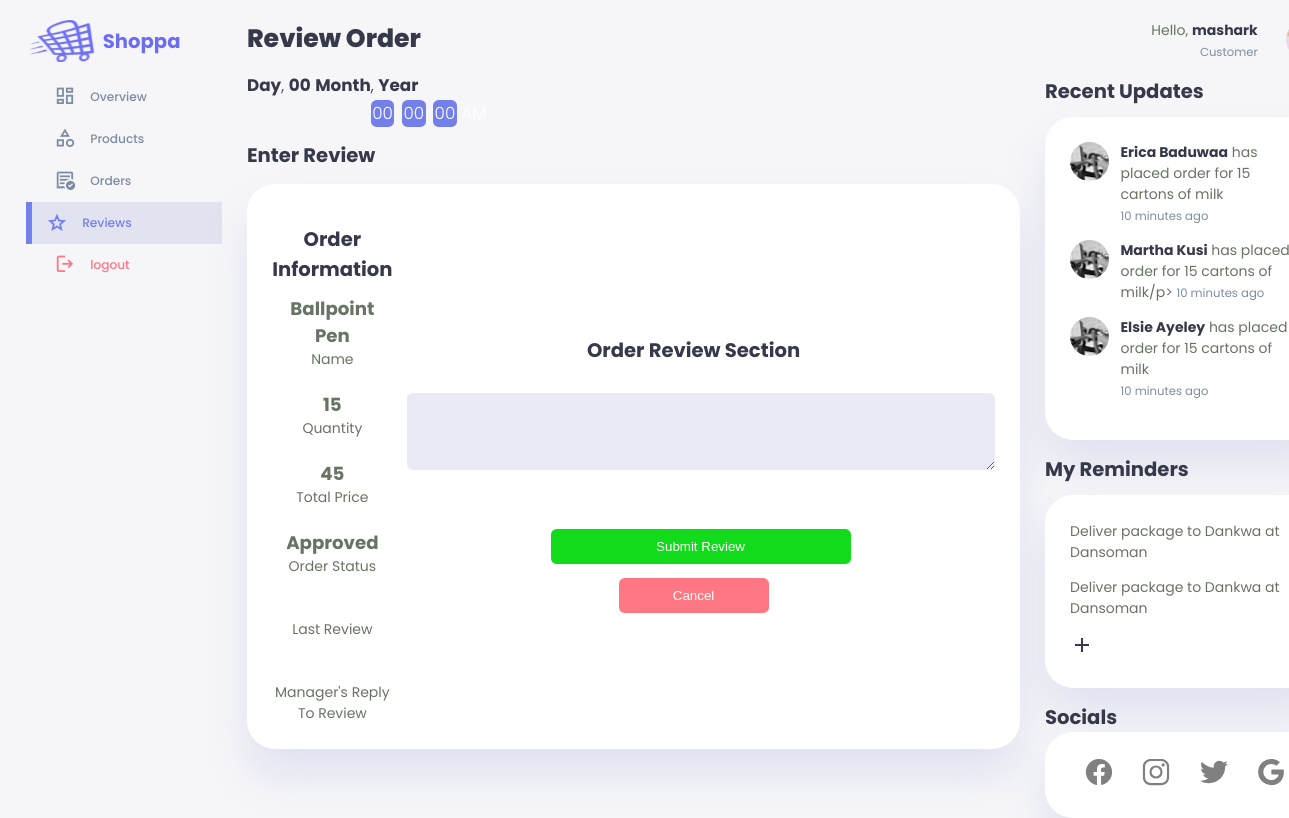
The page /customer/revieworder.php?viewid=3 (signed in) on the database its author committed.
### tables this page shows
CREATE TABLE `orders` (
  `id` int(11) NOT NULL,
  `name` varchar(255) NOT NULL,
  `quantity` varchar(255) NOT NULL,
  `total_price` varchar(255) NOT NULL,
  `status` varchar(255) NOT NULL,
  `review` varchar(255) NOT NULL,
  `customer` varchar(255) NOT NULL,
  `telephone` varchar(255) NOT NULL,
  `admin_reply` varchar(500) NOT NULL
);

### customer/revieworder.php (the view, shortened to what this page needs)
<?php
include '../connection.php';
$username= $_SESSION['username'];
$sql= "SELECT * FROM `admins` WHERE username= '$username'";
$result= mysqli_query($con,$sql);
$row= mysqli_fetch_assoc($result);
$position=$row['position'];
$id = $_GET['viewid'];
$sqlview= "SELECT * from `orders` WHERE id=$id";
$resultview=mysqli_query($con,$sqlview);
$rowview=mysqli_fetch_assoc($resultview);
$name=$rowview['name'];
$quantity=$rowview['quantity'];
$total_price=$rowview['total_price'];
$status=$rowview['status'];
?>
<!DOCTYPE html>
<html lang="en">
<head>
    <link rel="stylesheet" href="../css/addnew.css">
    <link rel="stylesheet" href="../css/viewteacherprofi.css">
</head>
<body onload="initClock()">
    <div class="container">
        <aside>
            <div class="top">
                <div class="logo">
                    <div class="ring"></div>
                    <img src="../logos/shop.png" alt="logo">
                    <h2 class="logo-name">Shoppa</span></h2>
                </div>
            </div>
            <div class="sidebar">
                <a href="./dashboardcustomer.php">
                    <span class="material-symbols-outlined">dashboard</span>
                    <h3>Overview</h3>
                </a>
                <a href="./productscustomer.php">
                    <span class="material-symbols-outlined">category</span>
                    <h3>Products</h3>
                </a>
                <a href="./orderscustomer.php">
                    <span class="material-symbols-outlined">order_approve</span>
                    <h3>Orders</h3>
                </a>
                <a href="./reviewscustomer.php" class="active">
                    <span class="material-symbols-outlined">grade</span>
                    <h3>Reviews</h3>
                </a>
                <a href="../logout.php">
                    <span class="material-symbols-outlined">logout</span>
                    <h3>logout</h3>
                </a>
            </div>
        </aside>
        <main>
            <h1>Review Order</h1>
            <div class="datetime">
                <div class="date">
                    <b><span id="dayname">Day</span></b>,
                    <b><span id="daynum">00</span></b>
                    <b><span id="month">Month</span></b>,
                    <b><span id="year">Year</span></b>
                </div>
                <div class="time">
                    <span id="hours">00</span>:
                    <span id="minutes">00</span>:
                    <span id="seconds">00</span>
                    <span id="period">AM</span>
                </div>
            </div>
            <h2>Enter Review</h2>
            <div class="form-format">
                <div class="info-section">
                    <h2 class="form-legend">Order Information</h2>
                    <div class="info">
                        <p id="infos"><strong><?php echo $name;?></strong></p>
                        <p>Name</p>
                    </div>
                    <br>
                    <div class="info">
                        <p id="infos"><strong><?php echo $quantity;?></strong></p>
                        <p>Quantity</p>
                    </div>
                    <br>
                    <div class="info">
                        <p id="infos"><strong><?php echo $total_price;?></strong></p>
                        <p>Total Price</p>
                    </div>
                    <br>
                    <div class="info">
                        <p id="infos"><strong><?php echo $status;?></strong></p>
                        <p>Order Status</p>
                    </div>
                    <br>
                    <br>
                    <div class="info">
                        <p>Last Review</p>
                    </div>
                    <br>
                    <br>
                    <div class="info">
                        <p>Manager's Reply To Review</p>
                    </div>
                </div>
                <div class="form">
                    <form action="" method="post" enctype="multipart/form-data" id="form">
                        <h2 class="form-legend">Order Review Section</h2>
                        <div class="form-divisions">
                            <textarea name="review" id="review" cols="30" rows="10"></textarea>
                        </div>
                        <div class="form-divisions">
                            <input type="submit" name="submit" value="Submit Review" id="submit">
                        </div>
                    </form>
                    <div class="form-divisions">
                            <button id="cancel-add" onclick="location.href='./reviewscustomer.php'">Cancel</button>
                        </div>
                </div>
            </div>
        </main>
        <div class="right">
            <div class="top">
                <div class="profile" onclick="location.href='./Managerprofile.php'">
                    <div class="info">
                        <p>Hello, <b><?php echo $username; ?></b></p>
                        <small class="text-muted"><?php echo $position; ?></small>
                    </div>
                    <div class="profile-photo">
                        <img src="../adminimages/dinner.jpg" alt="">
                    </div>
                </div>
            </div>
            <div class="recent-updates">
                <h2>Recent Updates</h2>
                <div class="updates">
                    <div class="update">
                        <div class="profile-photo">
                           <img src="../developerimages/lizzy.jpg" alt="updated person profile 1">
                        </div>
                        <div class="message">
                           <p><b>Erica Baduwaa</b> has placed order for 15 cartons of milk</p>
                           <small class="text-muted">10 minutes ago</small>
                        </div>
                    </div>
                    <div class="update">
                        <div class="profile-photo">
                            <img src="../developerimages/lizzy.jpg" alt="updated person profile 1">
                        </div>
                        <div class="message">
                            <p><b>Martha Kusi</b> has placed order for 15 cartons of milk/p>
                            <small class="text-muted">10 minutes ago</small>
                        </div>
                    </div>
                    <div class="update">
                        <div class="profile-photo">
                           <img src="../developerimages/lizzy.jpg" alt="updated person profile 1">
                        </div>
                        <div class="message">
                            <p><b>Elsie Ayeley</b> has placed order for 15 cartons of milk</p>
                           <small class="text-muted">10 minutes ago</small>
                        </div>
                    </div>
                </div>
            </div>
            <div class="notes-section">
                <h2>My Reminders</h2>
                <div class="notes">
                    <div class="note">
                        <p>Deliver package to Dankwa at Dansoman</p>
                    </div>
                    <div class="note">
                        <p>Deliver package to Dankwa at Dansoman</p>
                    </div>
                    <a href="./reminders.php">
                        <span class="material-symbols-outlined">add</span>
                    </a>
                </div>
            </div>
            <div class="socials-and-website">
                <h2>Socials</h2>
                <div class="social-icons">
                    <a href="https://www.facebook.com/" id="facebook">
                    </a>
                    <a href="https://www.instagram.com/" id="instagram">
                    </a>
                    <a href="https://www.twitter.com/" id="twitter">
                    </a>
                    <a href="https://www.google.com/" id="google">
                    </a>
                </div>
            </div>
        </div>
    </div>
</body>
</html>

### rows shown on the page
orders: name "Ballpoint Pen", quantity "15", total_price "45", status "Approved"

### other values the page prints
$username "mashark"
$position "Customer"
